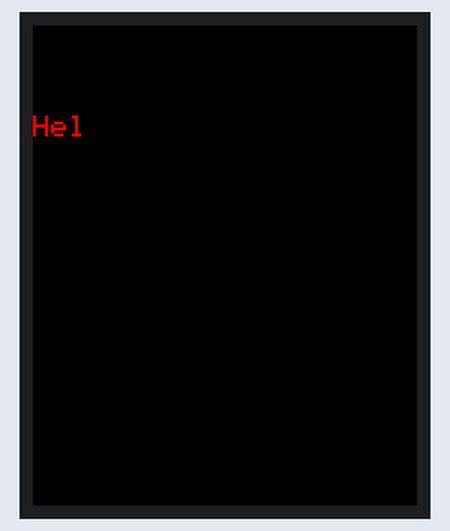
Simulated run of this program. Board: ESP32. On the bench: 128×160 colour display. What the program prints to the serial monitor is not drawn.

Above: at 0.4 s.
At 0.8 s:
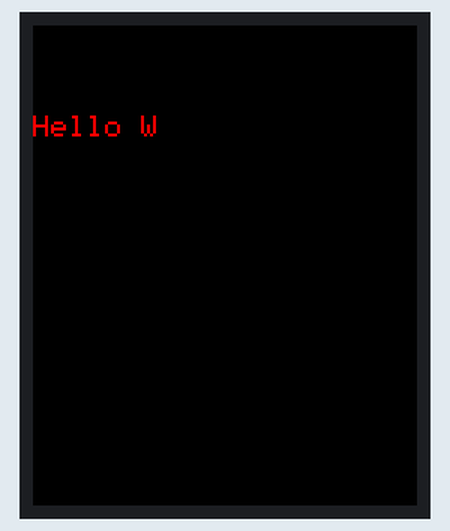
At 1.3 s:
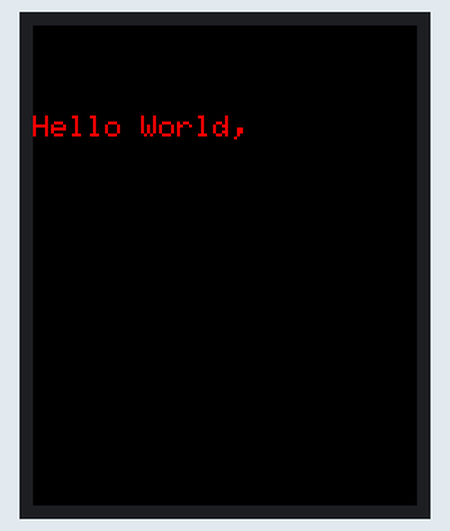
At 2.1 s:
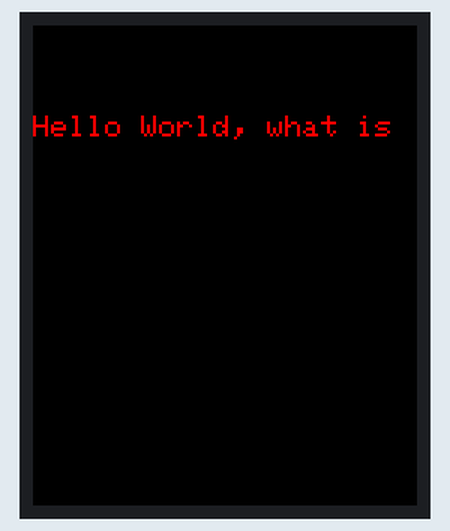
At 2.5 s:
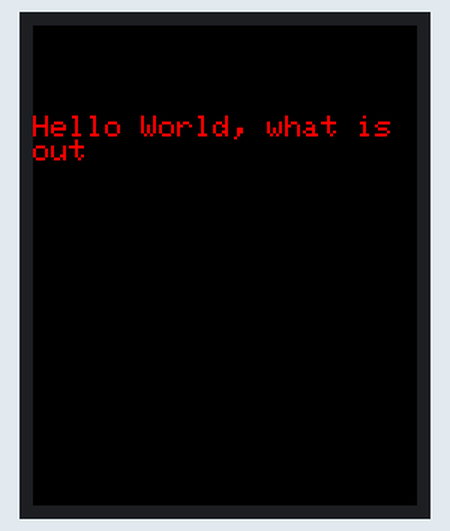
At 4.9 s:
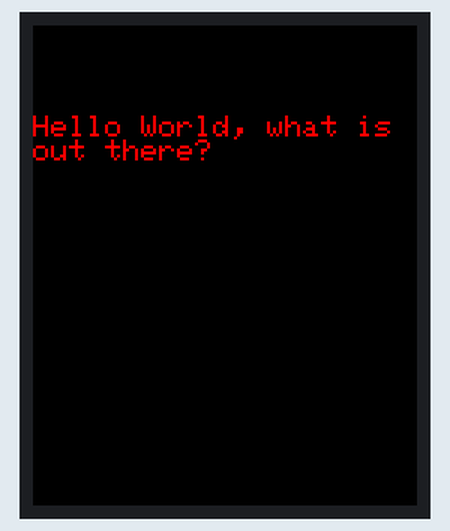

The program:

main.cpp
```cpp
#include <Arduino.h>
#include <Adafruit_GFX.h>    // Core graphics library
#include <Adafruit_ST7735.h> // Hardware-specific library for ST7735

// https://www.youtube.com/watch?v=Rw_BSWku54E

// ESP32-WROOM
#define TFT_DC 12   // A0
#define TFT_CS 13   // CS
#define TFT_MOSI 14 // SDA
#define TFT_CLK 27  // SCK
#define TFT_RST 0
#define TFT_MISO 0

// Powering the TFT display...
// GND is GND  that is the easy one
// LED pin on TFT will control brightness.  Using DAC on the ESP32 can control brightness by connecting
// to this pin.  See code below.  If this pin is high, VCC on the TFT does not need to be connected, but
// things seem to work better when it is connected.  VCC can go to either the 3.3 volt or the 5 volt (Vin)
// of the ESP32.  There does not appear to be any appreciable brightness difference when 5v is used instead of 3.3
// But the screen is brightest when 3.3 volts for VCC and 5volts for LED.

/* Possible colors that are predefined...
ST7735_BLACK ST77XX_BLACK
ST7735_WHITE ST77XX_WHITE
ST7735_RED ST77XX_RED
ST7735_GREEN ST77XX_GREEN
ST7735_BLUE ST77XX_BLUE
ST7735_CYAN ST77XX_CYAN
ST7735_MAGENTA ST77XX_MAGENTA
ST7735_YELLOW ST77XX_YELLOW
ST7735_ORANGE ST77XX_ORANGE
*/

Adafruit_ST7735 tft = Adafruit_ST7735(TFT_CS, TFT_DC, TFT_MOSI, TFT_CLK, TFT_RST);

void writeHelloWorld()
{
  int w = tft.width();
  int h = tft.height();

  // Text with wrapping
  tft.setTextWrap(true);
  tft.fillScreen(ST77XX_BLACK);
  tft.setCursor(0, 30);
  tft.setTextColor(ST77XX_RED);
  tft.setTextSize(1);

  char hello[] = "Hello World, what is out there?";
  for (int i = 0; i < 32; i++)
  {
    tft.print(hello[i]);
    delay(100);
  }

  tft.invertDisplay(true);
  delay(1500);
  tft.invertDisplay(false);
  delay(1500);
}

void setup()
{
  Serial.begin(115200);
  tft.initR(INITR_BLACKTAB); // Init ST7735S chip, black tab
  Serial.println("Initialized");

  tft.fillScreen(ST77XX_BLACK);
  int w = tft.width();
  int h = tft.height();

  Serial.print("width =");
  Serial.println(w);
  Serial.print("height =");
  Serial.println(h);

  writeHelloWorld();
}

void loop()
{
  delay(1000);
}
```
